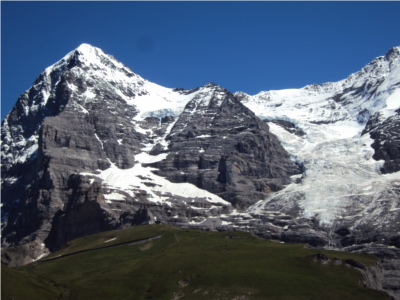
#> input picture Lab4/images/left.jpg, 400 x 300 px
$ python stitch3.py
#> lines starting #> are read from the running program, lines starting #| are printed output that depends on the picture
### Lab4/ransac.py
import cv2
import numpy as np
import matplotlib
import matplotlib.pyplot as plt
import random
print(cv2.__version__)
sift = cv2.xfeatures2d.SIFT_create()

def keypoint_matching(image1, image2):
  """
    Given two input images, find and return the matching keypoints.
    Arguments:
    image1: the first image (in RGB)
    image2: the second image (in RGB)
    Returns:
    The keypoints of image1, the keypoints of image2 and the matching
    keypoints between the two images
  """

  print('\nFinding matching features...')
  # ================
  img1_gray   = cv2.cvtColor(image1, cv2.COLOR_BGR2RGB)
  img2_gray   = cv2.cvtColor(image2, cv2.COLOR_BGR2RGB)

  # Getting the Interest Pointss
  keypoints_1, desc1 = sift.detectAndCompute(img1_gray, None)
  keypoints_2, desc2 = sift.detectAndCompute(img2_gray, None)

  bf      = cv2.BFMatcher(crossCheck = True)
  matches = bf.match(desc1, desc2)
  # ================

  print("Number of keypoints in image 1:        ", len(keypoints_1))
  print("Number of keypoints in image 2:        ", len(keypoints_2))
  print("Number of keypoints after matching:    ", len(matches), "\n")

  return keypoints_1, keypoints_2, matches


# [84 lines left out: functions visualization, affine_transform, not called in this run]


def ransac(kp1, kp2, matches, N):
    """
      Apply RANSAC to filter out the outliers. See the pseudocode provided at
      the beginning of this section for some guidance.
      Arguments:
        kp1: the keypoints of img1
        kp2: the keypoints of img2
        matches: the matching kp1 and kp2
        N: number of iterations
      Returns:
        the best transformation matrix
    """

    # ================
    # OUR CODE HERE
    # ================
    num_best_inliers = 0
    best_matrix = np.zeros((3, 3))
    P = 10
    random.seed(10)
    num_matches = len(matches)
    for i in range(N):
        print(f"\nItr No:{i + 1}")
        # index = np.random.randint(0, num_matches, P)
        index = [i for i in random.sample(range(0, num_matches), P)]
        A = []
        b = []
        for j in index:
            # Get the indexes
            match = matches[j]
            img1_idx = match.queryIdx  # Index of the keypoint in the first image
            img2_idx = match.trainIdx  # Index of the keypoint in the second image
            sub_f_image1 = kp1[img1_idx]
            sub_f_image2 = kp2[img2_idx]
            x_img1, y_img1 = sub_f_image1.pt
            x_img2, y_img2 = sub_f_image2.pt
            A.append([x_img1, y_img1, 0, 0, 1, 0])
            A.append([0, 0, x_img1, y_img1, 0, 1])
            b.extend([x_img2, y_img2])

        A = np.array(A)
        b = np.array(b)
        b = b.reshape(-1, 1)
        A_p = np.linalg.pinv(A)
        affine_params = np.dot(A_p, b)
        m1, m2, m3, m4, t1, t2 = affine_params.ravel()
        affine_params = np.array([[m1, m2, t1], [m3, m4, t2]])

        matches_pairs = []
        num_inliers = 0
        for pair in matches:
            x1, y1 = kp1[pair.queryIdx].pt
            x2, y2 = kp2[pair.trainIdx].pt
            homo_x1 = np.array([x1, y1, 1])
            estimate_point2 = affine_params @ homo_x1
            all_p2 = np.array([x2, y2])
            errors = np.linalg.norm(all_p2 - estimate_point2)
            if errors < 10:
                num_inliers += 1
        if num_inliers > num_best_inliers:
            num_best_inliers = num_inliers
            best_matrix = affine_params.copy()

    print("Total number of matches: ", len(matches))
    print("Inliers found:           ", num_best_inliers)
    print("Outliers removed:        ", len(matches) - num_best_inliers)

    lol = 0
    return best_matrix, lol

img1_path = "images/sp1.jpg"
img2_path = "images/sp2.jpg"
#
# # Open images
# img1 = cv2.imread(img1_path)
# img2 = cv2.imread(img2_path)
#
# # Note: OpenCV uses BGR instead of RGB
# img1 = cv2.cvtColor(img1, cv2.COLOR_BGR2RGB)
# img2 = cv2.cvtColor(img2, cv2.COLOR_BGR2RGB)
#
# keypoints_1, keypoints_2, matches = keypoint_matching(img1,img2)
# best_matrix, _ = ransac(keypoints_1, keypoints_2, matches, 10)
# visualization(img1, img2, best_matrix)

### Lab4/stitch3.py
import cv2
import numpy as np
import matplotlib
import matplotlib.pyplot as plt
import random
import ransac
print(cv2.__version__)
sift = cv2.xfeatures2d.SIFT_create()


# [27 lines left out: functions calc_padding, stitch, not called in this run]

def stitch_ext(left, right, N=800):
    keypoints_1, keypoints_2, matches = ransac.keypoint_matching(left, right)
    best_ransac_matrix, _ = ransac.ransac(keypoints_1, keypoints_2, matches, N)
    best_ransac_matrix_ = np.concatenate((best_ransac_matrix, np.array([0, 0, 1]).reshape(1, -1)), axis=0)

    height_l, width_l, channel_l = left.shape
    corners = [[0, 0, 1], [width_l, 0, 1], [width_l, height_l, 1], [0, height_l, 1]]
    corners_new = [np.dot(best_ransac_matrix_, corner) for corner in corners]
    corners_new = np.array(corners_new).T
    x_news = corners_new[0] / corners_new[2]
    y_news = corners_new[1] / corners_new[2]
    y_min = min(y_news)
    x_min = min(x_news)
    height_new = int(round(abs(y_min) + height_l))
    width_new = int(round(abs(x_min) + width_l))
    size = (width_new, height_new)
    x_min = -x_min if x_min < 0 else 0
    y_min = -y_min if y_min < 0 else 0
    translation_mat = np.array([[1, 0, x_min], [0, 1, y_min], [0, 0, 1]])
    H = np.dot(translation_mat, best_ransac_matrix_)
    warped_r = cv2.warpAffine(src=right, M=translation_mat[:2, :], dsize=size)
    warped_l = cv2.warpAffine(src=left, M=H[:2,:], dsize=size)
    stitched_image = np.maximum(warped_l, warped_r)
    return stitched_image

# [35 lines left out: function stitch_ext2, not called in this run]

img1_path = "images/left.jpg"
img2_path = "images/right.jpg"

# Load images
img1 = cv2.imread(img1_path)
#> img1 is the input picture: shape (300, 400, 3); mean B, G, R 113.4, 95.7, 82.9
img2 = cv2.imread(img2_path)
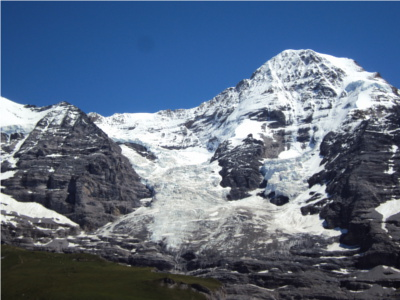
#> input picture Lab4/images/right.jpg, 400 x 300 px
#> img2 is the input picture: shape (300, 400, 3); mean B, G, R 131, 108.6, 93

# Note: OpenCV uses BGR instead of RGB
img1 = cv2.cvtColor(img1, cv2.COLOR_BGR2RGB)
img2 = cv2.cvtColor(img2, cv2.COLOR_BGR2RGB)

# Stitch images
stitchedImage1 = stitch_ext(img1, img2, 100)
#> in keypoint_matching, `keypoints_1, desc1 = sift.detectAndCompute(img1_gray, None)`: keypoints_1 = 1257 keypoints; strongest (x, y, size): (46, 95, 5.4), (34, 138, 4.3), (72, 87, 5.5), (144, 165, 3.5)
#> in keypoint_matching, `keypoints_2, desc2 = sift.detectAndCompute(img2_gray, None)`: keypoints_2 = 1491 keypoints; strongest (x, y, size): (391, 171, 4.1), (394, 148, 4.2), (311, 193, 2.4), (281, 200, 9.1)
#> in keypoint_matching, `matches = bf.match(desc1, desc2)`: matches = 699 matches
#| Number of keypoints in image 1:         1257
#| Number of keypoints in image 2:         1491
#| Number of keypoints after matching:     699
#> in ransac, `num_matches = len(matches)`: num_matches = 699
#> after the loop in ransac, `for i in range(N):`: best_matrix = [[0.988, -0.0442, -140], [0.0495, 0.984, 11.21]]; num_best_inliers = 537
#| Total number of matches:  699
#| Inliers found:            537
#| Outliers removed:         162
#> in stitch_ext, `best_ransac_matrix, _ = ransac.ransac(keypoints_1, keypoints_2, matche..`: best_ransac_matrix = [[0.988, -0.0442, -140], [0.0495, 0.984, 11.21]]
#> in stitch_ext, `best_ransac_matrix_ = np.concatenate((best_ransac_matrix, np.array([0,..`: best_ransac_matrix_ = [[0.988, -0.0442, -140], [0.0495, 0.984, 11.21], [0, 0, 1]]
#> in stitch_ext, `corners_new = [np.dot(best_ransac_matrix_, corner) for corner in corne..`: corners_new = [[-140, 11.21, 1], [255.3, 31.01, 1], [242.1, 326.3, 1], [-153.3, 306.5, 1]]
#> in stitch_ext, `corners_new = np.array(corners_new).T`: corners_new = [[-140, 255.3, 242.1, -153.3], [11.21, 31.01, 326.3, 306.5], [1, 1, 1, 1]]
#> in stitch_ext, `x_news = corners_new[0] / corners_new[2]`: x_news = [-140, 255.3, 242.1, -153.3]
#> in stitch_ext, `y_news = corners_new[1] / corners_new[2]`: y_news = [11.21, 31.01, 326.3, 306.5]
#> in stitch_ext, `y_min = min(y_news)`: y_min = 11.21
#> in stitch_ext, `x_min = min(x_news)`: x_min = -153.3
#> in stitch_ext, `height_new = int(round(abs(y_min) + height_l))`: height_new = 311
#> in stitch_ext, `width_new = int(round(abs(x_min) + width_l))`: width_new = 553
#> in stitch_ext, `size = (width_new, height_new)`: size = (553, 311)
#> in stitch_ext, `x_min = -x_min if x_min < 0 else 0`: x_min = 153.3
#> in stitch_ext, `y_min = -y_min if y_min < 0 else 0`: y_min = 0
#> in stitch_ext, `translation_mat = np.array([[1, 0, x_min], [0, 1, y_min], [0, 0, 1]])`: translation_mat = [[1, 0, 153.3], [0, 1, 0], [0, 0, 1]]
#> in stitch_ext, `H = np.dot(translation_mat, best_ransac_matrix_)`: H = [[0.988, -0.0442, 13.27], [0.0495, 0.984, 11.21], [0, 0, 1]]
#> in stitch_ext, `warped_r = cv2.warpAffine(src=right, M=translation_mat[:2, :], dsize=s..`:
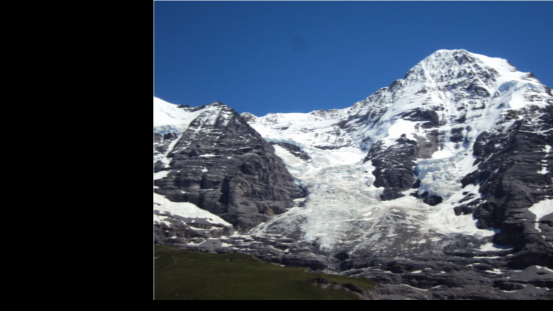
#> warped_r: shape (311, 553, 3); mean R, G, B 64.9, 75.8, 91.4
#> in stitch_ext, `warped_l = cv2.warpAffine(src=left, M=H[:2,:], dsize=size)`:
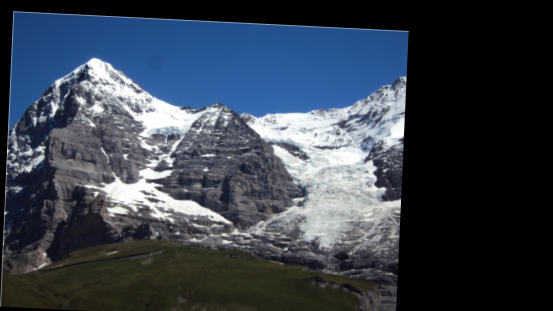
#> warped_l: shape (311, 553, 3); mean R, G, B 55.8, 64.6, 76.8
#> in stitch_ext, `stitched_image = np.maximum(warped_l, warped_r)`:
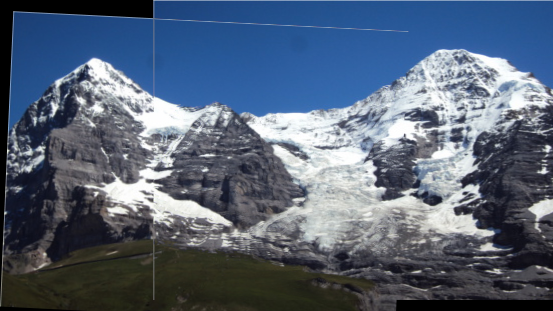
#> stitched_image: shape (311, 553, 3); mean R, G, B 86.1, 99.6, 118.9
stitchedImage2 = stitch_ext(img2, img1, 100)
#> call 2 of stitch_ext, with N = 100
#> in keypoint_matching (call 2), `keypoints_1, desc1 = sift.detectAndCompute(img1_gray, None)`: keypoints_1 has the same summary as keypoints_2
#> in keypoint_matching (call 2), `keypoints_2, desc2 = sift.detectAndCompute(img2_gray, None)`: keypoints_2 has the same summary as keypoints_1
#| Number of keypoints in image 1:         1491
#| Number of keypoints in image 2:         1257
#| Number of keypoints after matching:     699
#> in stitch_ext (call 2), `keypoints_1, keypoints_2, matches = ransac.keypoint_matching(left, rig..`: keypoints_1 has the same summary as keypoints_2 in keypoint_matching; keypoints_2 has the same summary as keypoints_1 in keypoint_matching
#| Total number of matches:  699
#| Inliers found:            537
#| Outliers removed:         162
#> in stitch_ext (call 2), `best_ransac_matrix, _ = ransac.ransac(keypoints_1, keypoints_2, matche..`: best_ransac_matrix = [[0.999, 0.0563, 141.5], [-0.045, 0.995, -16.32]]
#> in stitch_ext (call 2), `best_ransac_matrix_ = np.concatenate((best_ransac_matrix, np.array([0,..`: best_ransac_matrix_ = [[0.999, 0.0563, 141.5], [-0.045, 0.995, -16.32], [0, 0, 1]]
#> in stitch_ext (call 2), `corners_new = [np.dot(best_ransac_matrix_, corner) for corner in corne..`: corners_new = [[141.5, -16.32, 1], [541.1, -34.33, 1], [558, 264.1, 1], [158.4, 282.1, 1]]
#> in stitch_ext (call 2), `corners_new = np.array(corners_new).T`: corners_new = [[141.5, 541.1, 558, 158.4], [-16.32, -34.33, 264.1, 282.1], [1, 1, 1, 1]]
#> in stitch_ext (call 2), `x_news = corners_new[0] / corners_new[2]`: x_news = [141.5, 541.1, 558, 158.4]
#> in stitch_ext (call 2), `y_news = corners_new[1] / corners_new[2]`: y_news = [-16.32, -34.33, 264.1, 282.1]
#> in stitch_ext (call 2), `y_min = min(y_news)`: y_min = -34.33
#> in stitch_ext (call 2), `x_min = min(x_news)`: x_min = 141.5
#> in stitch_ext (call 2), `height_new = int(round(abs(y_min) + height_l))`: height_new = 334
#> in stitch_ext (call 2), `width_new = int(round(abs(x_min) + width_l))`: width_new = 541
#> in stitch_ext (call 2), `size = (width_new, height_new)`: size = (541, 334)
#> in stitch_ext (call 2), `x_min = -x_min if x_min < 0 else 0`: x_min = 0
#> in stitch_ext (call 2), `y_min = -y_min if y_min < 0 else 0`: y_min = 34.33
#> in stitch_ext (call 2), `translation_mat = np.array([[1, 0, x_min], [0, 1, y_min], [0, 0, 1]])`: translation_mat = [[1, 0, 0], [0, 1, 34.33], [0, 0, 1]]
#> in stitch_ext (call 2), `H = np.dot(translation_mat, best_ransac_matrix_)`: H = [[0.999, 0.0563, 141.5], [-0.045, 0.995, 18.01], [0, 0, 1]]
#> in stitch_ext (call 2), `warped_r = cv2.warpAffine(src=right, M=translation_mat[:2, :], dsize=s..`:
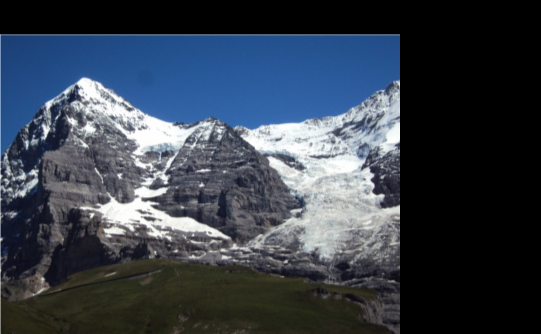
#> warped_r: shape (334, 541, 3); mean R, G, B 55, 63.5, 75.3
#> in stitch_ext (call 2), `warped_l = cv2.warpAffine(src=left, M=H[:2,:], dsize=size)`:
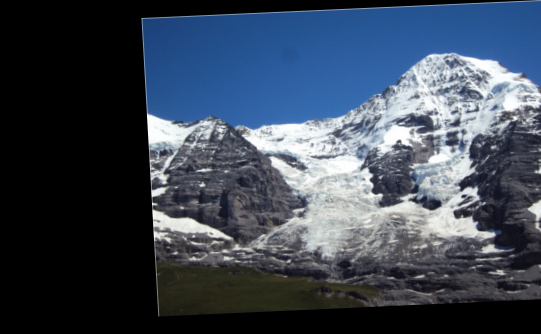
#> warped_l: shape (334, 541, 3); mean R, G, B 60.5, 70.8, 85.4
#> in stitch_ext (call 2), `stitched_image = np.maximum(warped_l, warped_r)`:
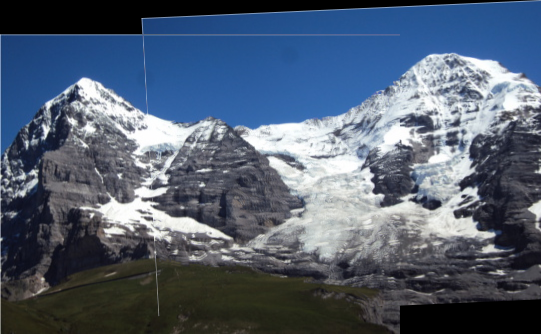
#> stitched_image: shape (334, 541, 3); mean R, G, B 82.4, 95.2, 113.3

plt.imshow(stitchedImage1)
plt.axis('off')
plt.show()
plt.close()

plt.imshow(stitchedImage2)
plt.axis('off')
plt.show()
plt.close()

# [10 lines of commented-out code are left out]
